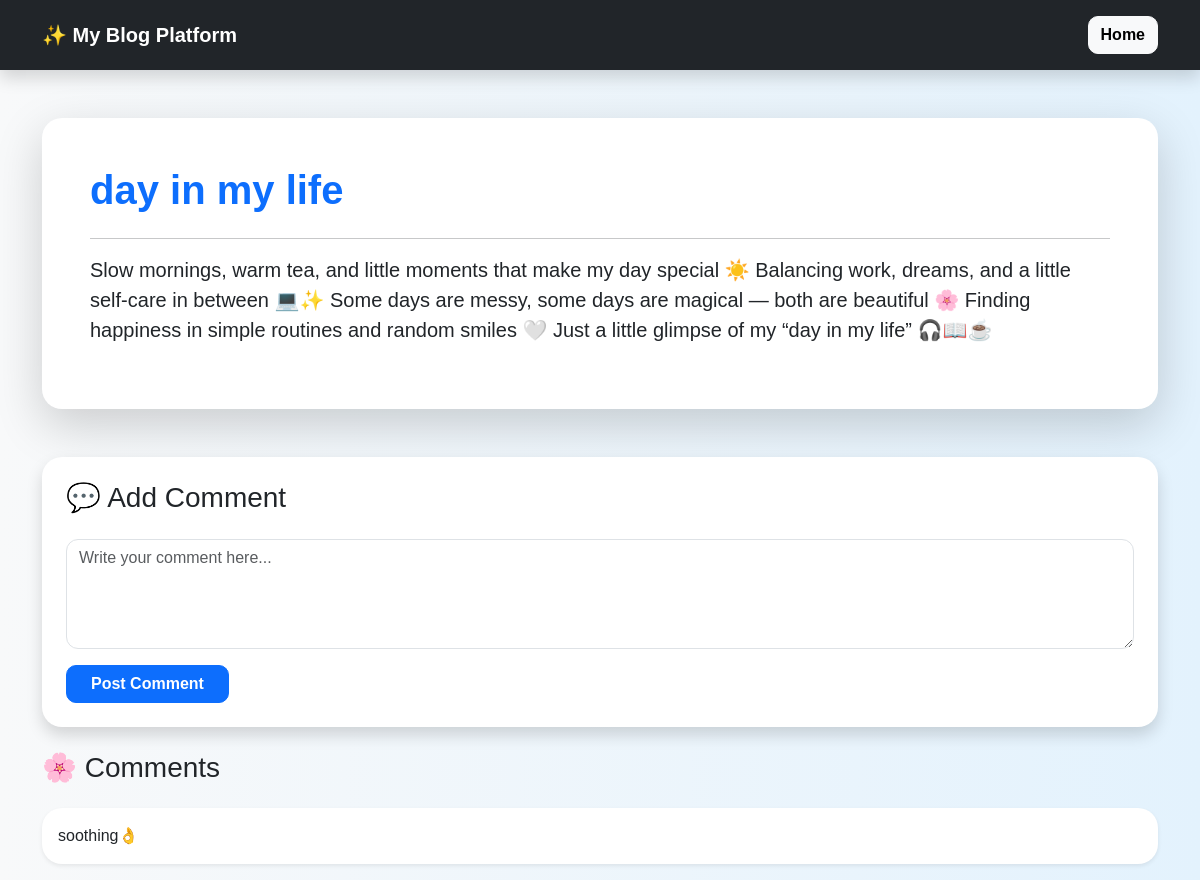
/post/1, run on the app's committed database.
### app.py (models this page shows)
class Post(db.Model):
    id = db.Column(db.Integer, primary_key=True)
    title = db.Column(db.String(200), nullable=False)
    content = db.Column(db.Text, nullable=False)
    username = db.Column(db.String(100))

class Comment(db.Model):
    id = db.Column(db.Integer, primary_key=True)
    text = db.Column(db.Text, nullable=False)
    username = db.Column(db.String(100))
    post_id = db.Column(db.Integer)

### app.py (the view)
@app.route('/post/<int:id>')
def post(id):
    post = Post.query.get_or_404(id)
    comments = Comment.query.filter_by(post_id=id).all()
    username = session.get('username')
    return render_template(
        'post.html',
        post=post,
        comments=comments,
        username=username
    )

### templates/post.html (shortened to what this page needs)
<!DOCTYPE html>
<html>
<head>
    <link href="https://cdn.jsdelivr.net/npm/bootstrap@5.3.0/dist/css/bootstrap.min.css"
          rel="stylesheet">
    <link rel="stylesheet"
          href="{{ url_for('static', filename='style.css') }}">
</head>
<body>
<nav class="navbar navbar-expand-lg navbar-dark bg-dark shadow">
    <div class="container">
        <a class="navbar-brand fw-bold">
            ✨ My Blog Platform
        </a>
        <a href="/"
           class="btn btn-light">
            Home
        </a>
    </div>
</nav>
<div class="container mt-5">
    <div class="card shadow-lg border-0 p-5 mb-5">
        <h1 class="fw-bold text-primary">
            {{ post.title }}
        </h1>
        <hr>
        <p class="fs-5">
            {{ post.content }}
        </p>
    </div>
    <div class="card shadow border-0 p-4 mb-4">
        <h3 class="mb-4">
            💬 Add Comment
        </h3>
        <form method="POST"
              action="/add-comment/{{ post.id }}">
            <textarea name="text"
                      rows="4"
                      class="form-control mb-3"
                      placeholder="Write your comment here..."
                      required></textarea>
            <button type="submit"
                    class="btn btn-primary px-4">
                Post Comment
            </button>
        </form>
    </div>
    <h3 class="mb-4">
        🌸 Comments
    </h3>
    {% for comment in comments %}
    <div class="card shadow-sm border-0 p-3 mb-3 comment-box">
        <p class="mb-0">
            {{ comment.text }}
        </p>
    </div>
    {% else %}
    <p class="text-muted">
        No comments yet.
    </p>
    {% endfor %}
</div>
</body>
</html>

### static/style.css (style rules this page uses)
body { background: linear-gradient(to right,#f8f9fa,#e3f2fd); font-family: Arial, sans-serif; }
.navbar { padding:15px; }
.card { border-radius:20px; }
textarea { border-radius:12px !important; }
.btn { border-radius:10px; font-weight:bold; }
.comment-box { background:white; transition:0.3s; }

### data on the page
Post: title "day in my life", content "Slow mornings, warm tea, and little moments that make my day special ☀️ Balancing work, dreams, and a little self-care in between 💻✨ Some days are messy, some days are magical — both are beautiful 🌸 Finding happiness in simple routines and random smiles 🤍 Just a little glimpse of my “day in my life” 🎧📖☕"
Comment: text "soothing👌"
